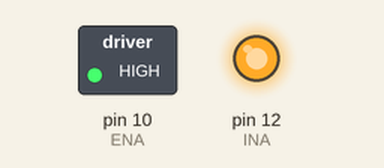
Simulated run of this sketch. Board: Arduino Uno, built with avr-gcc and run on an emulated ATmega328P. Shown: switched loads named in the sketch (green lamp = pin HIGH), output pins drawn as LEDs (lit = HIGH).

Above: at 1.5 s.
At 4.5 s:
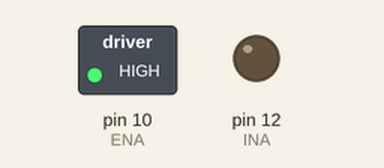
Timing chart, 0 to 6.9 s (numbered marks = the images above):
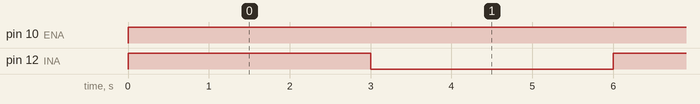

Measured:
- by itself, pin 10 (ENA): LOW → HIGH at 0.00 s
- by itself, pin 12 (INA): alternates HIGH for 3.0 s and LOW for 3.0 s

The sketch:

Coding_for_1_DC_motor.ino
```cpp
//This is the code to control 1 DC motor only applicable using the motor A pin
const int ENA = 10; // Control speed of motor A
const int INA = 12; // Control direction of motor A

void setup()
{
  pinMode(ENA, OUTPUT);
  pinMode(INA, OUTPUT);
}

void loop()
{
  digitalWrite(INA, HIGH); //Move forward
  analogWrite(ENA, 255);
  delay(3000);
  digitalWrite(INA, LOW); //Move backward
  analogWrite(ENA, 255);
  delay(3000);
}
```
